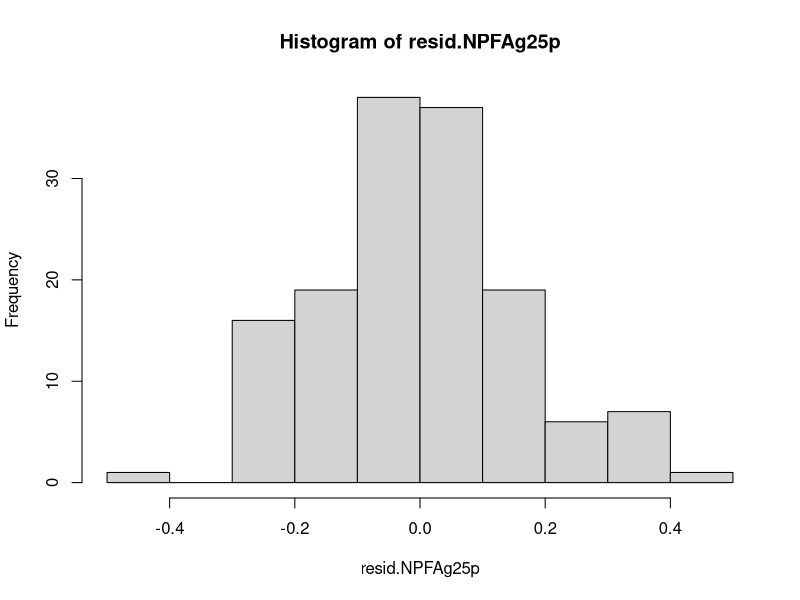
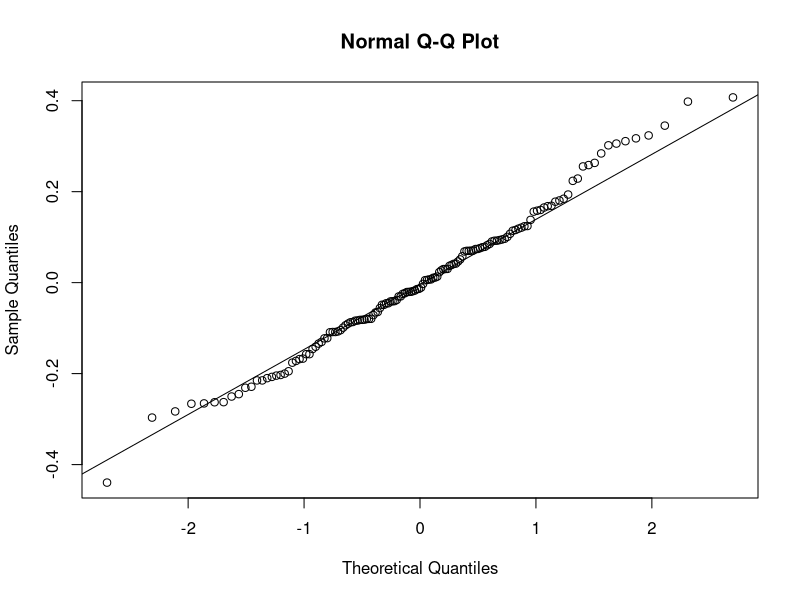
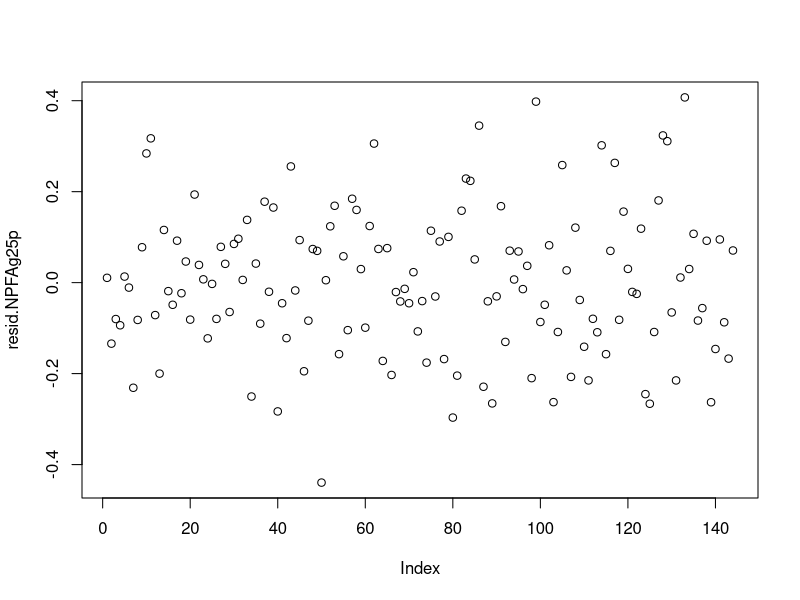
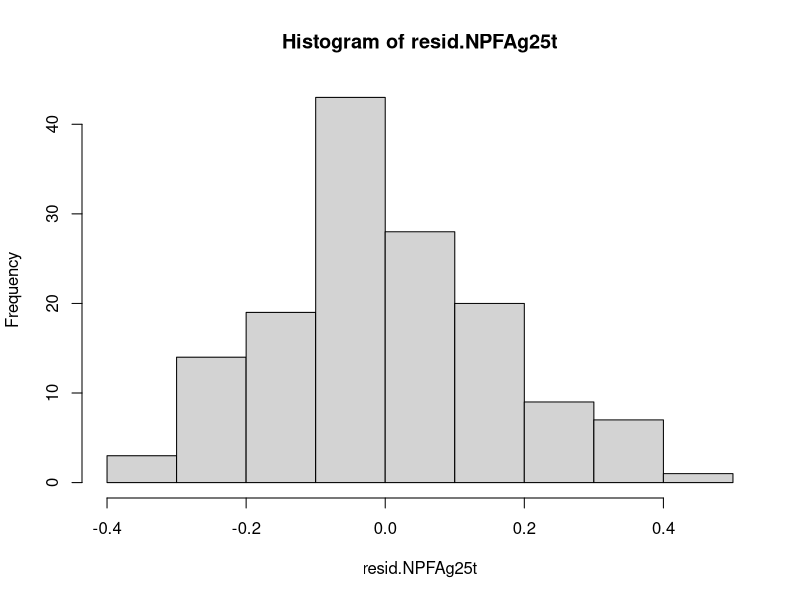
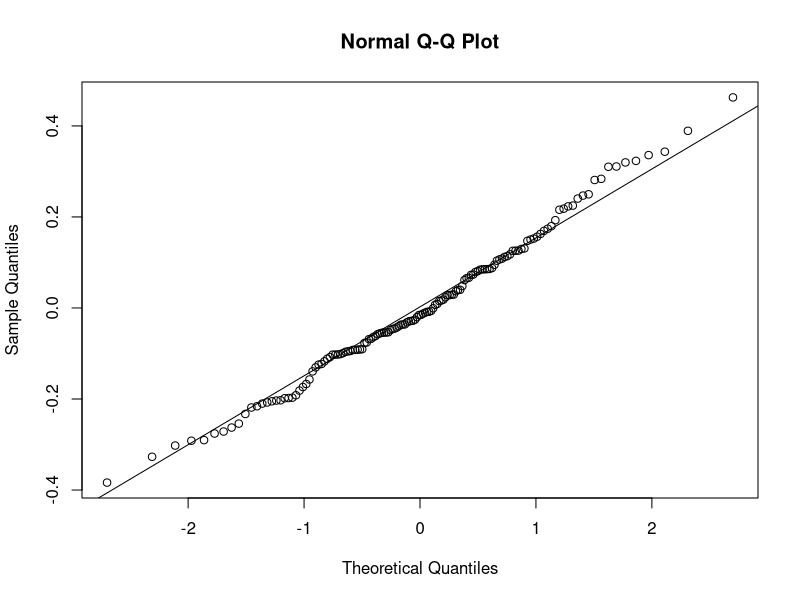
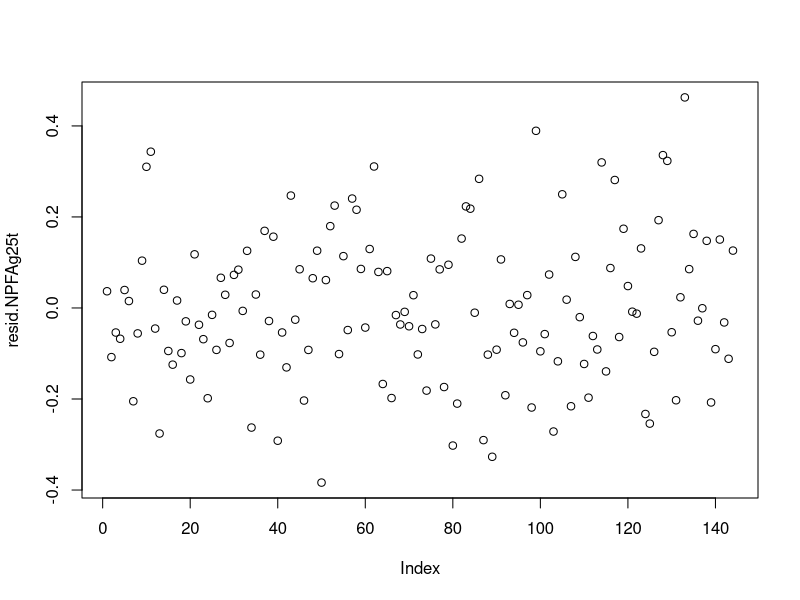
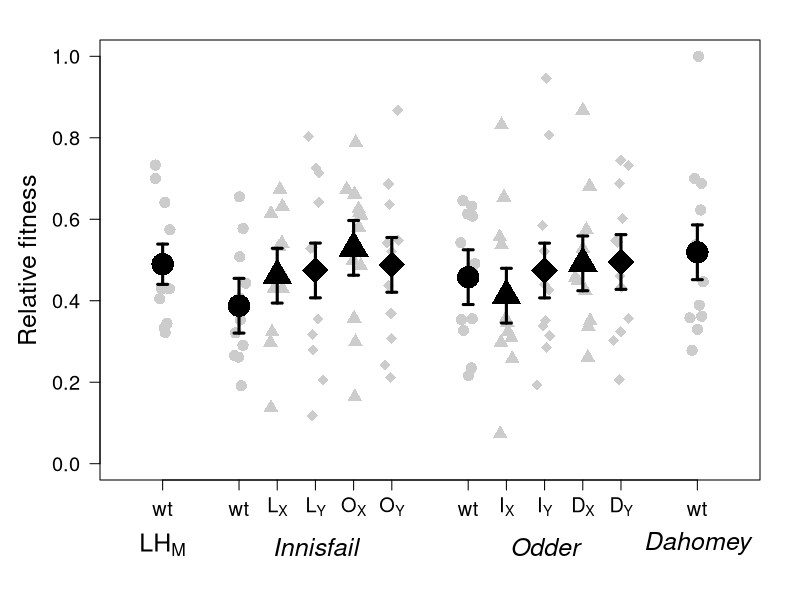
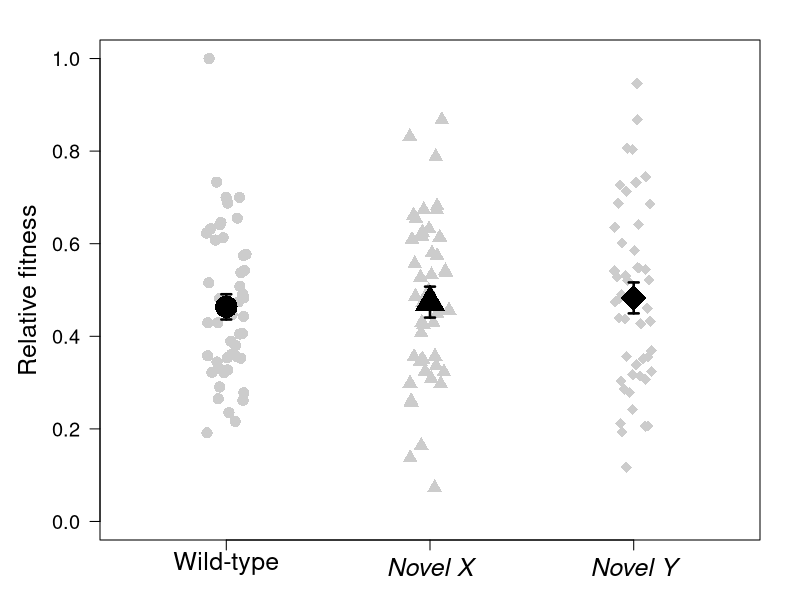

The R source for these figures, in order:
################################################################################################
####################### NOVEL POPULATION MALE FITNESS ASSAY GENERATION 25 ######################
################################################################################################

#Set up environment
library(car)
library(Hmisc)
library(lme4)
library(lmerTest)

#Read in csv file with data
NPFAg25.data <- read.table(file = "NovelPopMaleFitnessAssayG25.csv", h = T, sep = ",")


##########################################  STATISTIC  #########################################


### CALCULATE RELATIVE FITNESS ###

#Calculate the proportion of red eyed offspring
NPFAg25.data$prop_red <- NPFAg25.data$red / NPFAg25.data$total
#Now divid each proportion red by 5 to get the number for each male
NPFAg25.data$prop_red_male <- NPFAg25.data$prop_red / 5
#Find maxium
maxNPFAg25 <- max(NPFAg25.data$prop_red_male, na.rm = T)
#Calculate relative fitness by dividing each proportion by the maximum
NPFAg25.data$relative_fit <- NPFAg25.data$prop_red_male / maxNPFAg25



##############################
######### POPULATION #########
##############################


### LINEAT MODEL ###

#Linear mixed model testing if population has a significant effect on the relative fitness
# with block and replicate population
model.NPFAg25p <- lmer(relative_fit ~ population + block + (1|population:rep_population), data = NPFAg25.data)
#ANOVA
anova(model.NPFAg25p, test = "F")
#Not significant, P = 0.7131
#Block is significant, P = 3.255e-07
ranova(model.NPFAg25p)
#Nested factor is not significant, P = 1


#Test if there is homogeneity of variances
leveneTest(NPFAg25.data$relative_fit, NPFAg25.data$population)
#Non significant, assumption of homogeneity of variances is met. Can use ANOVA

#Test the model by looking at the residuls
resid.NPFAg25p <- residuals(model.NPFAg25p)
hist(resid.NPFAg25p)
shapiro.test(resid.NPFAg25p)
qqnorm(resid.NPFAg25p)
qqline(resid.NPFAg25p)
plot(resid.NPFAg25p)
#The residuls are normally distrubuted, meaning that the model is valid



#############################
######### TREATMENT #########
#############################


### LINEAT MODEL ###

#Linear mixed model testing if treatment has a significant effect on the relative fitness with block 
#and replicate population
model.NPFAg25t <- lmer(relative_fit ~ treatment + block + (1|treatment:rep_population), data = NPFAg25.data)
#ANOVA
anova(model.NPFAg25t, test = "F")
#Not significant, P = 0.8451
#Block is significant, P = 2.647e-07
ranova(model.NPFAg25t)
#Nested factore is not significant, P = 1


#Test if there is homogeneity of variances
leveneTest(NPFAg25.data$relative_fit, NPFAg25.data$treatment)
#Non significant, assumption of homogeneity of variances is met. Can use ANOVA

#Test the model by looking at the residuls
resid.NPFAg25t <- residuals(model.NPFAg25t)
hist(resid.NPFAg25t)
shapiro.test(resid.NPFAg25t)
qqnorm(resid.NPFAg25t)
qqline(resid.NPFAg25t)
plot(resid.NPFAg25t)
#The residuls are normally distrubuted, meaning that the model is valid



#########################################  PLOT DATA  #########################################


#Create new dataframe for plotting
NPFAg25plot <- NPFAg25.data[c(2:3, 10)]
#Remove NAs
NPFAg25plot <- NPFAg25plot[which(is.na(NPFAg25plot$relative_fit) == F),]


### PLOT POPULATION ###

#Add fitted values
NPFAg25plot$fittedPop <- fitted(model.NPFAg25p)

#Caluclate mean
NPFAg25pop.M <- tapply(NPFAg25plot$fittedPop, NPFAg25plot$population, mean)
#SE
NPFAg25pop.SE <- (summary(model.NPFAg25p)$coefficients[,2])[-13]


#Plot
par(mar = c(6, 5, 2, 2))
plot(NULL, xlim = c(0, 8), xlab = "", xaxt = "n", ylim = c(0, 1), 
     ylab = "Relative fitness", cex.axis = 1.2, cex.lab = 1.5, las = 1)
#Add points
stripchart(NPFAg25plot$relative_fit ~ NPFAg25plot$population, add = T, vertical = T,
           method = "jitter", pch = c(16, 16,17,18,17,18, 16,17,18,17,18, 16), 
           cex = 1.5, col = "gray80", at = c(0.5, 1.5,2,2.5,3,3.5, 4.5,5,5.5,6,6.5, 7.5))
#Add errorbars
xNPFAg25pop <- c(0.5, 1.5,2,2.5,3,3.5, 4.5,5,5.5,6,6.5, 7.5)
errbar(xNPFAg25pop, NPFAg25pop.M, NPFAg25pop.M + NPFAg25pop.SE, NPFAg25pop.M - NPFAg25pop.SE, 
       pch = c(16, 16,17,18,17,18, 16,17,18,17,18, 16), cex = c(3, 3,3,3.5,3,3.5, 3,3,3.5,3,3.5, 3), 
       lwd = 3, add = T)
#AXIS
axis(1, at = c(0.5, 1.5,2,2.5,3,3.5, 4.5,5,5.5,6,6.5, 7.5), cex.axis = 1.2,
     labels = c("wt", "wt", expression("L"["X"]), expression("L"["Y"]), expression("O"["X"]), expression("O"["Y"]),
                "wt", expression("I"["X"]), expression("I"["Y"]), expression("D"["X"]), expression("D"["Y"]), "wt"))
#And add text on top
mtext(expression("LH"["M"]), side = 1, line = 3, at = 0.5, cex = 1.5)
mtext(expression(italic("Innisfail")), side = 1, line = 3, at = 2.5, cex = 1.5)
mtext(expression(italic("Odder")), side = 1, line = 3, at = 5.5, cex = 1.5)
mtext(expression(italic("Dahomey")), side = 1, line = 3, at = 7.5, cex = 1.5)



### PLOT TREATMENT ###


#Add fitted values
NPFAg25plot$fittedTreat <- fitted(model.NPFAg25t)

#Caluclate mean
NPFAg25treat.M <- tapply(NPFAg25plot$fittedTreat, NPFAg25plot$treatment, mean)
#SE
NPFAg25treat.SE <- (summary(model.NPFAg25t)$coefficients[,2])[-4]


#Plot
par(mar = c(3, 5, 2, 2))
plot(NULL, xlim = c(0.5, 3.5), xlab = "", xaxt = "n", ylim = c(0, 1),
     ylab = "Relative fitness", cex.axis = 1.2, cex.lab = 1.5, las = 1)
#Add points
stripchart(NPFAg25plot$relative_fit ~ NPFAg25plot$treatment, add = T, vertical = T, 
           method = "jitter", pch = c(16, 17, 18), cex = 1.5, col = "gray80")
#Add errorbars
xNPFAg25treat <- c(1, 2, 3)
errbar(xNPFAg25treat, NPFAg25treat.M, NPFAg25treat.M + NPFAg25treat.SE, NPFAg25treat.M - NPFAg25treat.SE, 
       pch = c(16, 17, 18), cex = c(3, 3, 3.5), lwd = 2.5, add = T)
#AXIS
axis(1, at = seq (1, 3, by = 1), cex.axis = 1.5, 
     labels = c("Wild-type", expression(italic("Novel X")), expression(italic("Novel Y"))))
